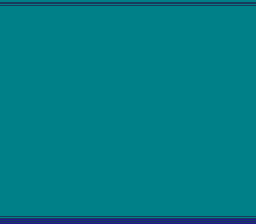

This game map was drawn from its Tiled (.tmx) file and the tilesets committed beside it. A one-line description and the full map source follow:
An orthogonal 32x28 tile map with 8x8 px tiles, 1 tile layer (layout).

<map version="1.5" tiledversion="1.7.2" orientation="orthogonal" renderorder="right-down" compressionlevel="0" width="32" height="28" tilewidth="8" tileheight="8" infinite="0" backgroundcolor="#008088" nextlayerid="4" nextobjectid="21">
 <properties>
  <property name="gmeTrack" type="int" value="19" />
  <property name="musicPath" value="assets/sfx/mm5.nsf" />
 </properties>
 <tileset firstgid="1" source="../tilesets/menuTiled.tsx" />
 <layer id="3" name="layout" width="32" height="28">
  <data encoding="csv">
125,125,125,125,125,125,125,125,125,125,125,125,125,125,125,125,125,125,125,125,125,125,125,125,125,125,125,125,125,125,125,125,
0,0,0,0,0,0,0,0,0,0,0,0,0,0,0,0,0,0,0,0,0,0,0,0,0,0,0,0,0,0,0,0,
0,0,0,0,0,0,0,0,0,0,0,0,0,0,0,0,0,0,0,0,0,0,0,0,0,0,0,0,0,0,0,0,
0,0,0,0,0,0,0,0,0,0,0,0,0,0,0,0,0,0,0,0,0,0,0,0,0,0,0,0,0,0,0,0,
0,0,0,0,0,0,0,0,0,0,0,0,0,0,0,0,0,0,0,0,0,0,0,0,0,0,0,0,0,0,0,0,
0,0,0,0,0,0,0,0,0,0,0,0,0,0,0,0,0,0,0,0,0,0,0,0,0,0,0,0,0,0,0,0,
0,0,0,0,0,0,0,0,0,0,0,0,0,0,0,0,0,0,0,0,0,0,0,0,0,0,0,0,0,0,0,0,
0,0,0,0,0,0,0,0,0,0,0,0,0,0,0,0,0,0,0,0,0,0,0,0,0,0,0,0,0,0,0,0,
0,0,0,0,0,0,0,0,0,0,0,0,0,0,0,0,0,0,0,0,0,0,0,0,0,0,0,0,0,0,0,0,
0,0,0,0,0,0,0,0,0,0,0,0,0,0,0,0,0,0,0,0,0,0,0,0,0,0,0,0,0,0,0,0,
0,0,0,0,0,0,0,0,0,0,0,0,0,0,0,0,0,0,0,0,0,0,0,0,0,0,0,0,0,0,0,0,
0,0,0,0,0,0,0,0,0,0,0,0,0,0,0,0,0,0,0,0,0,0,0,0,0,0,0,0,0,0,0,0,
0,0,0,0,0,0,0,0,0,0,0,0,0,0,0,0,0,0,0,0,0,0,0,0,0,0,0,0,0,0,0,0,
0,0,0,0,0,0,0,0,0,0,0,0,0,0,0,0,0,0,0,0,0,0,0,0,0,0,0,0,0,0,0,0,
0,0,0,0,0,0,0,0,0,0,0,0,0,0,0,0,0,0,0,0,0,0,0,0,0,0,0,0,0,0,0,0,
0,0,0,0,0,0,0,0,0,0,0,0,0,0,0,0,0,0,0,0,0,0,0,0,0,0,0,0,0,0,0,0,
0,0,0,0,0,0,0,0,0,0,0,0,0,0,0,0,0,0,0,0,0,0,0,0,0,0,0,0,0,0,0,0,
0,0,0,0,0,0,0,0,0,0,0,0,0,0,0,0,0,0,0,0,0,0,0,0,0,0,0,0,0,0,0,0,
0,0,0,0,0,0,0,0,0,0,0,0,0,0,0,0,0,0,0,0,0,0,0,0,0,0,0,0,0,0,0,0,
0,0,0,0,0,0,0,0,0,0,0,0,0,0,0,0,0,0,0,0,0,0,0,0,0,0,0,0,0,0,0,0,
0,0,0,0,0,0,0,0,0,0,0,0,0,0,0,0,0,0,0,0,0,0,0,0,0,0,0,0,0,0,0,0,
0,0,0,0,0,0,0,0,0,0,0,0,0,0,0,0,0,0,0,0,0,0,0,0,0,0,0,0,0,0,0,0,
0,0,0,0,0,0,0,0,0,0,0,0,0,0,0,0,0,0,0,0,0,0,0,0,0,0,0,0,0,0,0,0,
0,0,0,0,0,0,0,0,0,0,0,0,0,0,0,0,0,0,0,0,0,0,0,0,0,0,0,0,0,0,0,0,
0,0,0,0,0,0,0,0,0,0,0,0,0,0,0,0,0,0,0,0,0,0,0,0,0,0,0,0,0,0,0,0,
0,0,0,0,0,0,0,0,0,0,0,0,0,0,0,0,0,0,0,0,0,0,0,0,0,0,0,0,0,0,0,0,
0,0,0,0,0,0,0,0,0,0,0,0,0,0,0,0,0,0,0,0,0,0,0,0,0,0,0,0,0,0,0,0,
126,126,126,126,126,126,126,126,126,126,126,126,126,126,126,126,126,126,126,126,126,126,126,126,126,126,126,126,126,126,126,126
</data>
 </layer>
</map>
